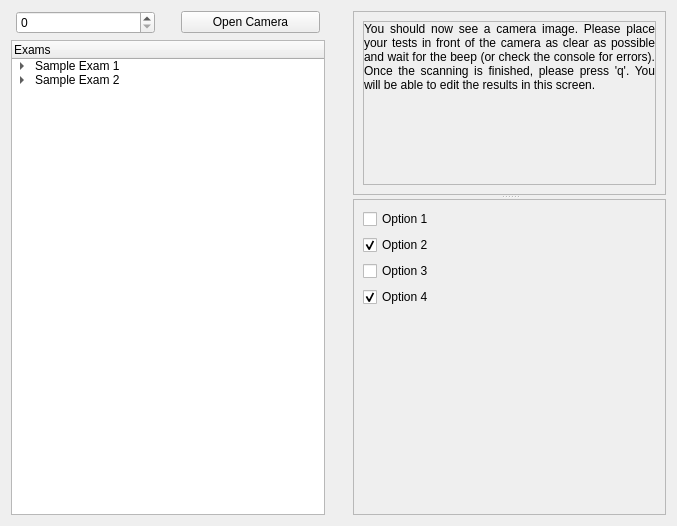
<?xml version="1.0" encoding="UTF-8"?>
<ui version="4.0">
 <class>WizardPage</class>
 <widget class="QWizardPage" name="WizardPage">
  <property name="geometry">
   <rect>
    <x>0</x>
    <y>0</y>
    <width>677</width>
    <height>526</height>
   </rect>
  </property>
  <property name="windowTitle">
   <string>WizardPage</string>
  </property>
  <layout class="QHBoxLayout" name="horizontalLayout_2">
   <item>
    <layout class="QVBoxLayout" name="verticalLayout">
     <item>
      <layout class="QHBoxLayout" name="horizontalLayout">
       <item>
        <spacer name="horizontalSpacer_2">
         <property name="orientation">
          <enum>Qt::Horizontal</enum>
         </property>
         <property name="sizeType">
          <enum>QSizePolicy::Minimum</enum>
         </property>
         <property name="sizeHint" stdset="0">
          <size>
           <width>5</width>
           <height>20</height>
          </size>
         </property>
        </spacer>
       </item>
       <item>
        <widget class="QSpinBox" name="cameraIndexSpin">
         <property name="sizePolicy">
          <sizepolicy hsizetype="Preferred" vsizetype="Fixed">
           <horstretch>0</horstretch>
           <verstretch>0</verstretch>
          </sizepolicy>
         </property>
         <property name="maximum">
          <number>2</number>
         </property>
        </widget>
       </item>
       <item>
        <spacer name="horizontalSpacer">
         <property name="orientation">
          <enum>Qt::Horizontal</enum>
         </property>
         <property name="sizeType">
          <enum>QSizePolicy::Preferred</enum>
         </property>
         <property name="sizeHint" stdset="0">
          <size>
           <width>20</width>
           <height>20</height>
          </size>
         </property>
        </spacer>
       </item>
       <item>
        <widget class="QPushButton" name="openCameraButton">
         <property name="sizePolicy">
          <sizepolicy hsizetype="Preferred" vsizetype="Fixed">
           <horstretch>0</horstretch>
           <verstretch>0</verstretch>
          </sizepolicy>
         </property>
         <property name="text">
          <string>Open Camera</string>
         </property>
        </widget>
       </item>
       <item>
        <spacer name="horizontalSpacer_3">
         <property name="orientation">
          <enum>Qt::Horizontal</enum>
         </property>
         <property name="sizeType">
          <enum>QSizePolicy::Minimum</enum>
         </property>
         <property name="sizeHint" stdset="0">
          <size>
           <width>5</width>
           <height>20</height>
          </size>
         </property>
        </spacer>
       </item>
      </layout>
     </item>
     <item>
      <widget class="QTreeWidget" name="treeWidget">
       <property name="sizePolicy">
        <sizepolicy hsizetype="Minimum" vsizetype="Expanding">
         <horstretch>0</horstretch>
         <verstretch>0</verstretch>
        </sizepolicy>
       </property>
       <property name="minimumSize">
        <size>
         <width>0</width>
         <height>0</height>
        </size>
       </property>
       <property name="maximumSize">
        <size>
         <width>400</width>
         <height>16777215</height>
        </size>
       </property>
       <property name="sizeIncrement">
        <size>
         <width>1</width>
         <height>0</height>
        </size>
       </property>
       <property name="iconSize">
        <size>
         <width>16</width>
         <height>16</height>
        </size>
       </property>
       <attribute name="headerVisible">
        <bool>true</bool>
       </attribute>
       <column>
        <property name="text">
         <string>Exams</string>
        </property>
       </column>
       <item>
        <property name="text">
         <string>Sample Exam 1</string>
        </property>
        <item>
         <property name="text">
          <string>Question 1</string>
         </property>
        </item>
        <item>
         <property name="text">
          <string>Question 2</string>
         </property>
        </item>
        <item>
         <property name="text">
          <string>Question 3</string>
         </property>
        </item>
       </item>
       <item>
        <property name="text">
         <string>Sample Exam 2</string>
        </property>
        <item>
         <property name="text">
          <string>Question 1</string>
         </property>
        </item>
        <item>
         <property name="text">
          <string>Question 2</string>
         </property>
        </item>
        <item>
         <property name="text">
          <string>Question 3</string>
         </property>
        </item>
       </item>
       <item>
        <property name="text">
         <string/>
        </property>
       </item>
      </widget>
     </item>
    </layout>
   </item>
   <item>
    <spacer name="horizontalSpacer_4">
     <property name="orientation">
      <enum>Qt::Horizontal</enum>
     </property>
     <property name="sizeType">
      <enum>QSizePolicy::Preferred</enum>
     </property>
     <property name="sizeHint" stdset="0">
      <size>
       <width>22</width>
       <height>20</height>
      </size>
     </property>
    </spacer>
   </item>
   <item>
    <widget class="QSplitter" name="splitter">
     <property name="orientation">
      <enum>Qt::Vertical</enum>
     </property>
     <property name="opaqueResize">
      <bool>true</bool>
     </property>
     <widget class="QScrollArea" name="scrollArea">
      <property name="widgetResizable">
       <bool>true</bool>
      </property>
      <property name="alignment">
       <set>Qt::AlignJustify|Qt::AlignTop</set>
      </property>
      <widget class="QWidget" name="scrollAreaWidgetContents">
       <property name="geometry">
        <rect>
         <x>0</x>
         <y>0</y>
         <width>301</width>
         <height>223</height>
        </rect>
       </property>
       <layout class="QGridLayout" name="gridLayout">
        <item row="0" column="0">
         <widget class="QLabel" name="questionTextLabel">
          <property name="sizePolicy">
           <sizepolicy hsizetype="Expanding" vsizetype="Expanding">
            <horstretch>0</horstretch>
            <verstretch>0</verstretch>
           </sizepolicy>
          </property>
          <property name="maximumSize">
           <size>
            <width>16777215</width>
            <height>16777215</height>
           </size>
          </property>
          <property name="sizeIncrement">
           <size>
            <width>2</width>
            <height>0</height>
           </size>
          </property>
          <property name="frameShape">
           <enum>QFrame::StyledPanel</enum>
          </property>
          <property name="text">
           <string>You should now see a camera image. Please place your tests in front of the camera as clear as possible and wait for the beep (or check the console for errors). Once the scanning is finished, please press 'q'. You will be able to edit the results in this screen.</string>
          </property>
          <property name="alignment">
           <set>Qt::AlignJustify|Qt::AlignTop</set>
          </property>
          <property name="wordWrap">
           <bool>true</bool>
          </property>
          <property name="margin">
           <number>3</number>
          </property>
          <property name="indent">
           <number>0</number>
          </property>
         </widget>
        </item>
       </layout>
      </widget>
     </widget>
     <widget class="QScrollArea" name="scrollArea_2">
      <property name="sizePolicy">
       <sizepolicy hsizetype="Expanding" vsizetype="Maximum">
        <horstretch>0</horstretch>
        <verstretch>0</verstretch>
       </sizepolicy>
      </property>
      <property name="widgetResizable">
       <bool>true</bool>
      </property>
      <property name="alignment">
       <set>Qt::AlignLeading|Qt::AlignLeft|Qt::AlignTop</set>
      </property>
      <widget class="QWidget" name="scrollAreaWidgetContents_2">
       <property name="geometry">
        <rect>
         <x>0</x>
         <y>0</y>
         <width>301</width>
         <height>275</height>
        </rect>
       </property>
       <layout class="QVBoxLayout" name="verticalLayout_3">
        <item>
         <layout class="QVBoxLayout" name="questionDataLayout">
          <item>
           <widget class="QCheckBox" name="checkBox">
            <property name="sizePolicy">
             <sizepolicy hsizetype="Expanding" vsizetype="Fixed">
              <horstretch>0</horstretch>
              <verstretch>0</verstretch>
             </sizepolicy>
            </property>
            <property name="maximumSize">
             <size>
              <width>350</width>
              <height>16777215</height>
             </size>
            </property>
            <property name="text">
             <string>Option 1</string>
            </property>
           </widget>
          </item>
          <item>
           <widget class="QCheckBox" name="checkBox_2">
            <property name="sizePolicy">
             <sizepolicy hsizetype="Expanding" vsizetype="Fixed">
              <horstretch>0</horstretch>
              <verstretch>0</verstretch>
             </sizepolicy>
            </property>
            <property name="maximumSize">
             <size>
              <width>350</width>
              <height>16777215</height>
             </size>
            </property>
            <property name="text">
             <string>Option 2</string>
            </property>
            <property name="checked">
             <bool>true</bool>
            </property>
           </widget>
          </item>
          <item>
           <widget class="QCheckBox" name="checkBox_3">
            <property name="sizePolicy">
             <sizepolicy hsizetype="Expanding" vsizetype="Fixed">
              <horstretch>0</horstretch>
              <verstretch>0</verstretch>
             </sizepolicy>
            </property>
            <property name="maximumSize">
             <size>
              <width>350</width>
              <height>16777215</height>
             </size>
            </property>
            <property name="text">
             <string>Option 3</string>
            </property>
           </widget>
          </item>
          <item>
           <widget class="QCheckBox" name="checkBox_4">
            <property name="sizePolicy">
             <sizepolicy hsizetype="Expanding" vsizetype="Fixed">
              <horstretch>0</horstretch>
              <verstretch>0</verstretch>
             </sizepolicy>
            </property>
            <property name="maximumSize">
             <size>
              <width>350</width>
              <height>16777215</height>
             </size>
            </property>
            <property name="text">
             <string>Option 4</string>
            </property>
            <property name="checked">
             <bool>true</bool>
            </property>
           </widget>
          </item>
         </layout>
        </item>
        <item>
         <spacer name="verticalSpacer">
          <property name="orientation">
           <enum>Qt::Vertical</enum>
          </property>
          <property name="sizeHint" stdset="0">
           <size>
            <width>20</width>
            <height>40</height>
           </size>
          </property>
         </spacer>
        </item>
       </layout>
      </widget>
     </widget>
    </widget>
   </item>
  </layout>
  <zorder>splitter</zorder>
  <zorder>horizontalSpacer_4</zorder>
  <zorder></zorder>
 </widget>
 <resources/>
 <connections/>
</ui>
